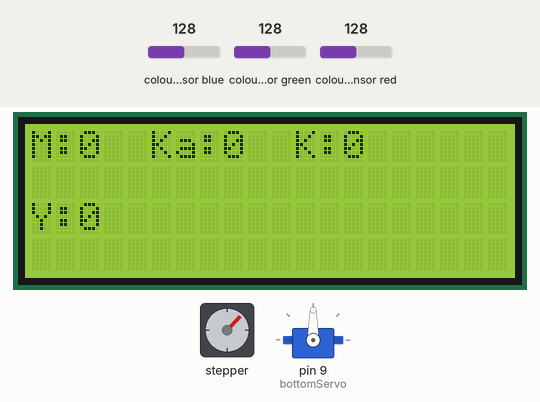
Simulated run of this sketch. Board: Arduino Uno, built with avr-gcc and run on an emulated ATmega328P. Parts: stepper motor, 20×4 character LCD, servo. Wiring (inferred from the names in the program): TCS3200 colour sensor: output pin 6; S2 pin 12; S3 pin 13; S0 pin 10; S1 pin 11; stepper motor (2048 steps per turn assumed): coils pin 2, pin 3, pin 4, pin 5. Inputs (shaded band) come from the test bench; at power-on: colour sensor blue 128, colour sensor green 128, colour sensor red 128. What the sketch prints to the serial monitor is not drawn.

Above: at 1.6 s.
At 8.2 s:
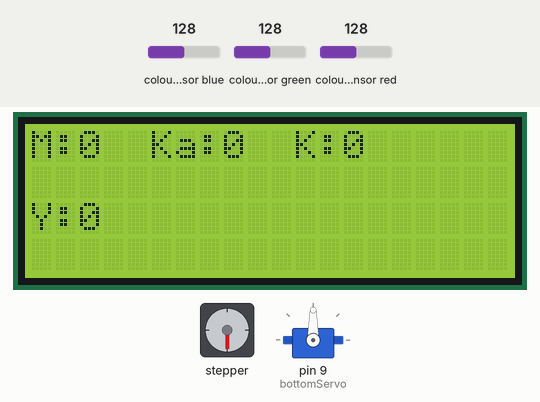
At 15.7 s:
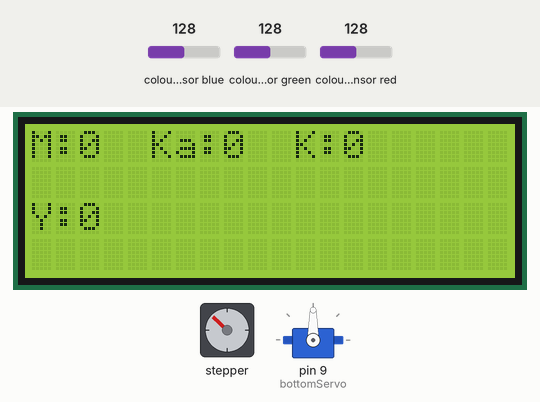
At 38.3 s:
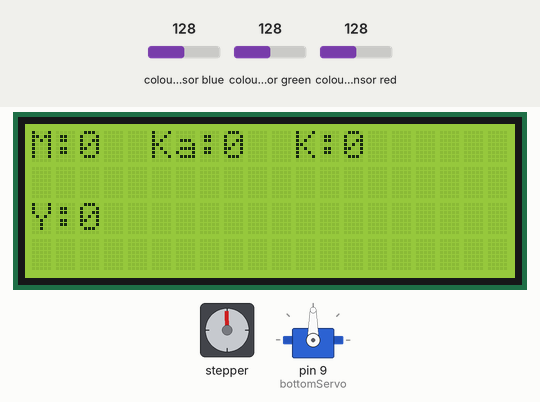
Timing chart, 0 to 39.8 s (numbered marks = the images above):
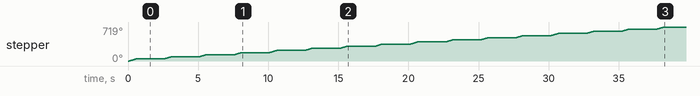

Measured:
- by itself, stepper: turns 44° clockwise in 0.51 s, repeating every 2.5 s

The sketch:

MAK_101_v.2.0.ino
```cpp
#include <Wire.h>
#include <Servo.h>
#include <LiquidCrystal_I2C.h>
#define S0 10
#define S1 11
#define S2 12
#define S3 13
#define sensorOut 6

const int motorPin1 = 2;
const int motorPin2 = 3;
const int motorPin3 = 4;
const int motorPin4 = 5;
int bekleme = 2;


Servo bottomServo;
LiquidCrystal_I2C lcd(0x3F, 20, 4);
int color = 0;
int frequency = 0;
int col[6] = {0, 0, 0, 0, 0, 0}; //0 mavi 1 kaverengi 2 sarı 3 yeşil 4turuncu 5 kırmızı

void adim1() {
digitalWrite(motorPin1, HIGH);
digitalWrite(motorPin2, LOW);
digitalWrite(motorPin3, LOW);
digitalWrite(motorPin4, LOW);
delay(bekleme);
}

void adim2() {
digitalWrite(motorPin1, LOW);
digitalWrite(motorPin2, HIGH);
digitalWrite(motorPin3, LOW);
digitalWrite(motorPin4, LOW);
delay(bekleme);
}

void adim3() {
digitalWrite(motorPin1, LOW);
digitalWrite(motorPin2, LOW);
digitalWrite(motorPin3, HIGH);
digitalWrite(motorPin4, LOW);
delay(bekleme);
}

void adim4() {
digitalWrite(motorPin1, LOW);
digitalWrite(motorPin2, LOW);
digitalWrite(motorPin3, LOW);
digitalWrite(motorPin4, HIGH);
delay(bekleme);
}


void setup() {
  Serial.begin(9600);
  lcd.init();
  lcd.backlight();
  pinMode(S0, OUTPUT);
  pinMode(S1, OUTPUT);
  pinMode(S2, OUTPUT);
  pinMode(S3, OUTPUT);
  pinMode(sensorOut, INPUT);
  pinMode(motorPin1, OUTPUT);
pinMode(motorPin2, OUTPUT);
pinMode(motorPin3, OUTPUT);
pinMode(motorPin4, OUTPUT);

  bottomServo.attach(9);
  digitalWrite(S0, HIGH);
  digitalWrite(S1, LOW);

}

void loop() {

for (int i = 0; i <64 ; i++)// step motorun adım sayısı < sağındaki sayıyı değiştirin
{
adim1();
adim2();
adim3();
adim4();
}


  delay(500);
  color = readColor();
  delay(20);


  switch (color) {
 /*   case 1: //RED
      bottomServo.write(50);
      col[5]++;
      break;*
    case 2: //orange
      bottomServo.write(75);
      col[4]++;
      break;*/
    case 3: //green
      bottomServo.write(45);
      col[3]++;
      break;
    case 4: //red
      bottomServo.write(90);
      col[2]++;
      break;
    case 5: //brown
      bottomServo.write(135);
      col[1]++;
      break;
    case 6:
      bottomServo.write(180);
      col[0]++;
      break;
    case 0:
      break;
  }
  delay(300);

  color = 0;
  lcd.clear();
  lcdPrint(col[0], col[1], col[2], col[3], col[4], col[5]);
  delay(1000);
 /* for (int i = 0; i < 412; i++)
{
adim1();
adim2();
adim3();
adim4();
}
*/

}

void lcdPrint(int a, int b, int c, int d, int e, int f) {
  lcd.setCursor(0, 0);
  lcd.print("M:");
  lcd.setCursor(2, 0);
  lcd.print(a);
  lcd.setCursor(5, 0);
  lcd.print("Ka:");
  lcd.setCursor(8, 0);
  lcd.print(b);
  lcd.setCursor(11, 0);
  lcd.print("K:");
  lcd.setCursor(13, 0);
  lcd.print(c);
  lcd.setCursor(0, 2);
  lcd.print("Y:");
  lcd.setCursor(2, 2);
  lcd.print(d);
  lcd.setCursor(5, 2);
  /*lcd.print("T:");
  lcd.setCursor(7, 2);
  lcd.print(e);
  lcd.setCursor(10, 2);*/
 /* lcd.print("P:");
  lcd.setCursor(12, 2);
  lcd.print(f);
*/
}
int readColor() {
  // Setting red filtered photodiodes to be read
  digitalWrite(S2, LOW);
  digitalWrite(S3, LOW);
  // Reading the output frequency
  frequency = pulseIn(sensorOut, LOW);
  int R = frequency;
  // Printing the value on the serial monitor
  Serial.print("R= ");//printing name
  Serial.print(frequency);//printing RED color frequency
  Serial.print("  ");
  delay(50);
  // Setting Green filtered photodiodes to be read
  digitalWrite(S2, HIGH);
  digitalWrite(S3, HIGH);
  // Reading the output frequency
  frequency = pulseIn(sensorOut, LOW);
  int G = frequency;
  // Printing the value on the serial monitor
  Serial.print("G= ");//printing name
  Serial.print(frequency);//printing RED color frequency
  Serial.print("  ");
  delay(50);
  // Setting Blue filtered photodiodes to be read
  digitalWrite(S2, LOW);
  digitalWrite(S3, HIGH);
  // Reading the output frequency
  frequency = pulseIn(sensorOut, LOW);
  int B = frequency;
  // Printing the value on the serial monitor
  Serial.print("B= ");//printing name
  Serial.print(frequency);//printing RED color frequency
  Serial.println("  ");
  delay(50);
 /* if (R<80 & R>45 & G<120 & G>70) {
    color = 1; // PINK
  }*/
 /* if (G<135 & G>110 & B<165 & B>130) {
    color = 2; // Orange
  }*/
  if (R<60 & R>50 & G<60 & G>50) {
    color = 3; // Green
  }
  if (R<55 & R>40 & G<86 & G>70 ) {
    color = 4; // Red
  }
  if (R<70 & R>50 & G<90 & G>60  ) {
    color = 5; // Brown
  }
  if (G<75 & G>60 & B<55 & B>40) {
    color = 6; // Blue
  }
  return color;
}
```
